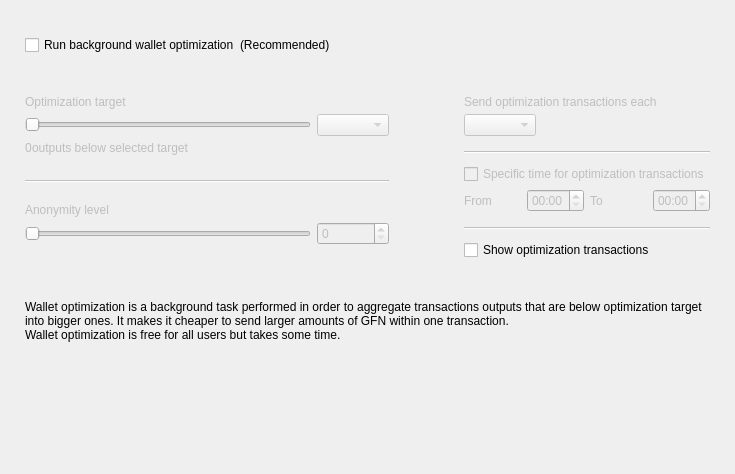
<?xml version="1.0" encoding="UTF-8"?>
<ui version="4.0">
 <class>OptimizationOptionsFrame</class>
 <widget class="QFrame" name="OptimizationOptionsFrame">
  <property name="geometry">
   <rect>
    <x>0</x>
    <y>0</y>
    <width>735</width>
    <height>474</height>
   </rect>
  </property>
  <property name="windowTitle">
   <string>Frame</string>
  </property>
  <property name="frameShape">
   <enum>QFrame::NoFrame</enum>
  </property>
  <property name="frameShadow">
   <enum>QFrame::Raised</enum>
  </property>
  <layout class="QVBoxLayout" name="verticalLayout">
   <property name="spacing">
    <number>0</number>
   </property>
   <property name="leftMargin">
    <number>25</number>
   </property>
   <property name="topMargin">
    <number>35</number>
   </property>
   <property name="rightMargin">
    <number>25</number>
   </property>
   <property name="bottomMargin">
    <number>0</number>
   </property>
   <item>
    <layout class="QHBoxLayout" name="horizontalLayout_2">
     <item>
      <widget class="QCheckBox" name="m_enableOptimizationCheck">
       <property name="text">
        <string>Run background wallet optimization</string>
       </property>
      </widget>
     </item>
     <item>
      <widget class="WalletGui::WalletNormalGrayTextLabel" name="label_8">
       <property name="text">
        <string>(Recommended)</string>
       </property>
      </widget>
     </item>
     <item>
      <spacer name="horizontalSpacer">
       <property name="orientation">
        <enum>Qt::Horizontal</enum>
       </property>
       <property name="sizeHint" stdset="0">
        <size>
         <width>40</width>
         <height>20</height>
        </size>
       </property>
      </spacer>
     </item>
    </layout>
   </item>
   <item>
    <spacer name="verticalSpacer_2">
     <property name="orientation">
      <enum>Qt::Vertical</enum>
     </property>
     <property name="sizeType">
      <enum>QSizePolicy::Fixed</enum>
     </property>
     <property name="sizeHint" stdset="0">
      <size>
       <width>20</width>
       <height>40</height>
      </size>
     </property>
    </spacer>
   </item>
   <item>
    <widget class="QWidget" name="m_optimizationOptionsWidget" native="true">
     <property name="enabled">
      <bool>true</bool>
     </property>
     <layout class="QHBoxLayout" name="horizontalLayout">
      <property name="spacing">
       <number>75</number>
      </property>
      <property name="leftMargin">
       <number>0</number>
      </property>
      <property name="topMargin">
       <number>0</number>
      </property>
      <property name="rightMargin">
       <number>0</number>
      </property>
      <property name="bottomMargin">
       <number>0</number>
      </property>
      <item alignment="Qt::AlignTop">
       <widget class="QWidget" name="widget1" native="true">
        <property name="enabled">
         <bool>false</bool>
        </property>
        <layout class="QGridLayout" name="gridLayout" columnstretch="50,0,0,0">
         <property name="leftMargin">
          <number>0</number>
         </property>
         <property name="topMargin">
          <number>0</number>
         </property>
         <property name="rightMargin">
          <number>0</number>
         </property>
         <property name="bottomMargin">
          <number>0</number>
         </property>
         <property name="verticalSpacing">
          <number>5</number>
         </property>
         <item row="0" column="0" colspan="4">
          <widget class="WalletGui::WalletNormalBlackTextLabel" name="label_5">
           <property name="text">
            <string>Optimization target</string>
           </property>
           <property name="indent">
            <number>0</number>
           </property>
          </widget>
         </item>
         <item row="4" column="0" colspan="4">
          <spacer name="verticalSpacer_3">
           <property name="orientation">
            <enum>Qt::Vertical</enum>
           </property>
           <property name="sizeType">
            <enum>QSizePolicy::Fixed</enum>
           </property>
           <property name="sizeHint" stdset="0">
            <size>
             <width>20</width>
             <height>20</height>
            </size>
           </property>
          </spacer>
         </item>
         <item row="1" column="0" colspan="3">
          <widget class="QSlider" name="m_thresholdSlider">
           <property name="maximum">
            <number>6</number>
           </property>
           <property name="pageStep">
            <number>1</number>
           </property>
           <property name="orientation">
            <enum>Qt::Horizontal</enum>
           </property>
          </widget>
         </item>
         <item row="1" column="3">
          <widget class="QComboBox" name="m_thresholdCombo"/>
         </item>
         <item row="5" column="0" colspan="4">
          <widget class="Line" name="line">
           <property name="orientation">
            <enum>Qt::Horizontal</enum>
           </property>
          </widget>
         </item>
         <item row="6" column="0" colspan="4">
          <spacer name="verticalSpacer_4">
           <property name="orientation">
            <enum>Qt::Vertical</enum>
           </property>
           <property name="sizeType">
            <enum>QSizePolicy::Fixed</enum>
           </property>
           <property name="sizeHint" stdset="0">
            <size>
             <width>20</width>
             <height>15</height>
            </size>
           </property>
          </spacer>
         </item>
         <item row="8" column="3">
          <widget class="QSpinBox" name="m_mixinSpin">
           <property name="buttonSymbols">
            <enum>QAbstractSpinBox::UpDownArrows</enum>
           </property>
          </widget>
         </item>
         <item row="7" column="0" colspan="4">
          <widget class="WalletGui::WalletNormalBlackTextLabel" name="label_7">
           <property name="text">
            <string>Anonymity level</string>
           </property>
           <property name="indent">
            <number>0</number>
           </property>
          </widget>
         </item>
         <item row="8" column="0" colspan="3">
          <widget class="QSlider" name="m_mixinSlider">
           <property name="pageStep">
            <number>1</number>
           </property>
           <property name="orientation">
            <enum>Qt::Horizontal</enum>
           </property>
          </widget>
         </item>
         <item row="2" column="0" colspan="4">
          <spacer name="verticalSpacer_12">
           <property name="orientation">
            <enum>Qt::Vertical</enum>
           </property>
           <property name="sizeType">
            <enum>QSizePolicy::Fixed</enum>
           </property>
           <property name="sizeHint" stdset="0">
            <size>
             <width>20</width>
             <height>0</height>
            </size>
           </property>
          </spacer>
         </item>
         <item row="3" column="0" colspan="4">
          <layout class="QHBoxLayout" name="horizontalLayout_3" stretch="0,1">
           <item>
            <widget class="QLabel" name="m_nonOptimizedOutputsLabel">
             <property name="text">
              <string>0</string>
             </property>
            </widget>
           </item>
           <item>
            <widget class="WalletGui::WalletNormalBlackTextLabel" name="m_nonOptimizedOutputsTextLabel">
             <property name="text">
              <string>outputs below selected target</string>
             </property>
            </widget>
           </item>
          </layout>
         </item>
        </layout>
       </widget>
      </item>
      <item>
       <layout class="QVBoxLayout" name="verticalLayout_3">
        <property name="spacing">
         <number>10</number>
        </property>
        <property name="rightMargin">
         <number>0</number>
        </property>
        <property name="bottomMargin">
         <number>0</number>
        </property>
        <item>
         <widget class="QWidget" name="widget2" native="true">
          <property name="enabled">
           <bool>false</bool>
          </property>
          <layout class="QGridLayout" name="gridLayout_2" columnstretch="0,0,0,0">
           <property name="leftMargin">
            <number>0</number>
           </property>
           <property name="topMargin">
            <number>0</number>
           </property>
           <property name="rightMargin">
            <number>0</number>
           </property>
           <property name="bottomMargin">
            <number>0</number>
           </property>
           <property name="verticalSpacing">
            <number>5</number>
           </property>
           <item row="2" column="0" colspan="2" alignment="Qt::AlignLeft">
            <widget class="QComboBox" name="m_periodCombo"/>
           </item>
           <item row="8" column="0">
            <widget class="WalletGui::WalletNormalBlackTextLabel" name="label_2">
             <property name="text">
              <string>From</string>
             </property>
            </widget>
           </item>
           <item row="8" column="1">
            <widget class="QTimeEdit" name="m_startTimeEdit">
             <property name="enabled">
              <bool>false</bool>
             </property>
             <property name="displayFormat">
              <string>HH:mm</string>
             </property>
            </widget>
           </item>
           <item row="8" column="2">
            <widget class="WalletGui::WalletNormalBlackTextLabel" name="label_3">
             <property name="text">
              <string>To</string>
             </property>
            </widget>
           </item>
           <item row="8" column="3">
            <widget class="QTimeEdit" name="m_stopTimeEdit">
             <property name="enabled">
              <bool>false</bool>
             </property>
             <property name="displayFormat">
              <string>HH:mm</string>
             </property>
            </widget>
           </item>
           <item row="6" column="0" colspan="4">
            <widget class="QCheckBox" name="m_optimizationTimeCheck">
             <property name="text">
              <string>Specific time for optimization transactions</string>
             </property>
            </widget>
           </item>
           <item row="4" column="0" colspan="4">
            <widget class="Line" name="line_2">
             <property name="orientation">
              <enum>Qt::Horizontal</enum>
             </property>
            </widget>
           </item>
           <item row="0" column="0" colspan="4">
            <widget class="WalletGui::WalletNormalBlackTextLabel" name="label_4">
             <property name="text">
              <string>Send optimization transactions each</string>
             </property>
             <property name="indent">
              <number>0</number>
             </property>
            </widget>
           </item>
           <item row="7" column="0" colspan="4">
            <spacer name="verticalSpacer_8">
             <property name="orientation">
              <enum>Qt::Vertical</enum>
             </property>
             <property name="sizeType">
              <enum>QSizePolicy::Fixed</enum>
             </property>
             <property name="sizeHint" stdset="0">
              <size>
               <width>20</width>
               <height>0</height>
              </size>
             </property>
            </spacer>
           </item>
           <item row="3" column="0" colspan="4">
            <spacer name="verticalSpacer_6">
             <property name="orientation">
              <enum>Qt::Vertical</enum>
             </property>
             <property name="sizeType">
              <enum>QSizePolicy::Fixed</enum>
             </property>
             <property name="sizeHint" stdset="0">
              <size>
               <width>20</width>
               <height>10</height>
              </size>
             </property>
            </spacer>
           </item>
           <item row="10" column="0" colspan="4">
            <widget class="Line" name="line_3">
             <property name="orientation">
              <enum>Qt::Horizontal</enum>
             </property>
            </widget>
           </item>
           <item row="1" column="0" colspan="4">
            <spacer name="verticalSpacer_5">
             <property name="orientation">
              <enum>Qt::Vertical</enum>
             </property>
             <property name="sizeType">
              <enum>QSizePolicy::Fixed</enum>
             </property>
             <property name="sizeHint" stdset="0">
              <size>
               <width>20</width>
               <height>0</height>
              </size>
             </property>
            </spacer>
           </item>
           <item row="5" column="0" colspan="4">
            <spacer name="verticalSpacer_7">
             <property name="orientation">
              <enum>Qt::Vertical</enum>
             </property>
             <property name="sizeType">
              <enum>QSizePolicy::Fixed</enum>
             </property>
             <property name="sizeHint" stdset="0">
              <size>
               <width>20</width>
               <height>5</height>
              </size>
             </property>
            </spacer>
           </item>
           <item row="9" column="0" colspan="4">
            <spacer name="verticalSpacer_10">
             <property name="orientation">
              <enum>Qt::Vertical</enum>
             </property>
             <property name="sizeType">
              <enum>QSizePolicy::Fixed</enum>
             </property>
             <property name="sizeHint" stdset="0">
              <size>
               <width>20</width>
               <height>10</height>
              </size>
             </property>
            </spacer>
           </item>
          </layout>
         </widget>
        </item>
        <item>
         <widget class="QCheckBox" name="m_showFusionTransactionsCheck">
          <property name="enabled">
           <bool>true</bool>
          </property>
          <property name="text">
           <string>Show optimization transactions</string>
          </property>
         </widget>
        </item>
       </layout>
      </item>
     </layout>
    </widget>
   </item>
   <item>
    <spacer name="verticalSpacer_11">
     <property name="orientation">
      <enum>Qt::Vertical</enum>
     </property>
     <property name="sizeType">
      <enum>QSizePolicy::Fixed</enum>
     </property>
     <property name="sizeHint" stdset="0">
      <size>
       <width>20</width>
       <height>40</height>
      </size>
     </property>
    </spacer>
   </item>
   <item>
    <widget class="WalletGui::WalletExtraNormalGrayTextLabel" name="m_helpLabel">
     <property name="text">
      <string>Wallet optimization is a background task performed in order to aggregate transactions outputs that are below optimization target into bigger ones. It makes it cheaper to send larger amounts of GFN within one transaction.
Wallet optimization is free for all users but takes some time.</string>
     </property>
     <property name="wordWrap">
      <bool>true</bool>
     </property>
    </widget>
   </item>
   <item>
    <spacer name="verticalSpacer">
     <property name="orientation">
      <enum>Qt::Vertical</enum>
     </property>
     <property name="sizeHint" stdset="0">
      <size>
       <width>20</width>
       <height>40</height>
      </size>
     </property>
    </spacer>
   </item>
  </layout>
 </widget>
 <customwidgets>
  <customwidget>
   <class>WalletGui::WalletNormalGrayTextLabel</class>
   <extends>QLabel</extends>
   <header>Gui/Common/WalletTextLabel.h</header>
  </customwidget>
  <customwidget>
   <class>WalletGui::WalletNormalBlackTextLabel</class>
   <extends>QLabel</extends>
   <header>Gui/Common/WalletTextLabel.h</header>
  </customwidget>
  <customwidget>
   <class>WalletGui::WalletExtraNormalGrayTextLabel</class>
   <extends>QLabel</extends>
   <header>Gui/Common/WalletTextLabel.h</header>
  </customwidget>
 </customwidgets>
 <resources/>
 <connections>
  <connection>
   <sender>m_enableOptimizationCheck</sender>
   <signal>toggled(bool)</signal>
   <receiver>widget1</receiver>
   <slot>setEnabled(bool)</slot>
   <hints>
    <hint type="sourcelabel">
     <x>147</x>
     <y>47</y>
    </hint>
    <hint type="destinationlabel">
     <x>176</x>
     <y>204</y>
    </hint>
   </hints>
  </connection>
  <connection>
   <sender>m_thresholdSlider</sender>
   <signal>valueChanged(int)</signal>
   <receiver>OptimizationOptionsFrame</receiver>
   <slot>thresholdChanged(int)</slot>
   <hints>
    <hint type="sourcelabel">
     <x>116</x>
     <y>139</y>
    </hint>
    <hint type="destinationlabel">
     <x>355</x>
     <y>194</y>
    </hint>
   </hints>
  </connection>
  <connection>
   <sender>m_mixinSlider</sender>
   <signal>valueChanged(int)</signal>
   <receiver>OptimizationOptionsFrame</receiver>
   <slot>mixinChanged(int)</slot>
   <hints>
    <hint type="sourcelabel">
     <x>116</x>
     <y>240</y>
    </hint>
    <hint type="destinationlabel">
     <x>367</x>
     <y>236</y>
    </hint>
   </hints>
  </connection>
  <connection>
   <sender>m_optimizationTimeCheck</sender>
   <signal>toggled(bool)</signal>
   <receiver>m_startTimeEdit</receiver>
   <slot>setEnabled(bool)</slot>
   <hints>
    <hint type="sourcelabel">
     <x>543</x>
     <y>179</y>
    </hint>
    <hint type="destinationlabel">
     <x>501</x>
     <y>207</y>
    </hint>
   </hints>
  </connection>
  <connection>
   <sender>m_optimizationTimeCheck</sender>
   <signal>toggled(bool)</signal>
   <receiver>m_stopTimeEdit</receiver>
   <slot>setEnabled(bool)</slot>
   <hints>
    <hint type="sourcelabel">
     <x>543</x>
     <y>179</y>
    </hint>
    <hint type="destinationlabel">
     <x>643</x>
     <y>207</y>
    </hint>
   </hints>
  </connection>
  <connection>
   <sender>m_mixinSpin</sender>
   <signal>valueChanged(int)</signal>
   <receiver>OptimizationOptionsFrame</receiver>
   <slot>mixinChanged(int)</slot>
   <hints>
    <hint type="sourcelabel">
     <x>273</x>
     <y>271</y>
    </hint>
    <hint type="destinationlabel">
     <x>367</x>
     <y>236</y>
    </hint>
   </hints>
  </connection>
  <connection>
   <sender>m_thresholdCombo</sender>
   <signal>currentIndexChanged(int)</signal>
   <receiver>OptimizationOptionsFrame</receiver>
   <slot>thresholdChanged(int)</slot>
   <hints>
    <hint type="sourcelabel">
     <x>270</x>
     <y>139</y>
    </hint>
    <hint type="destinationlabel">
     <x>367</x>
     <y>236</y>
    </hint>
   </hints>
  </connection>
  <connection>
   <sender>m_enableOptimizationCheck</sender>
   <signal>toggled(bool)</signal>
   <receiver>widget2</receiver>
   <slot>setEnabled(bool)</slot>
   <hints>
    <hint type="sourcelabel">
     <x>158</x>
     <y>48</y>
    </hint>
    <hint type="destinationlabel">
     <x>556</x>
     <y>197</y>
    </hint>
   </hints>
  </connection>
 </connections>
 <slots>
  <slot>thresholdChanged(int)</slot>
  <slot>mixinChanged(int)</slot>
 </slots>
</ui>
